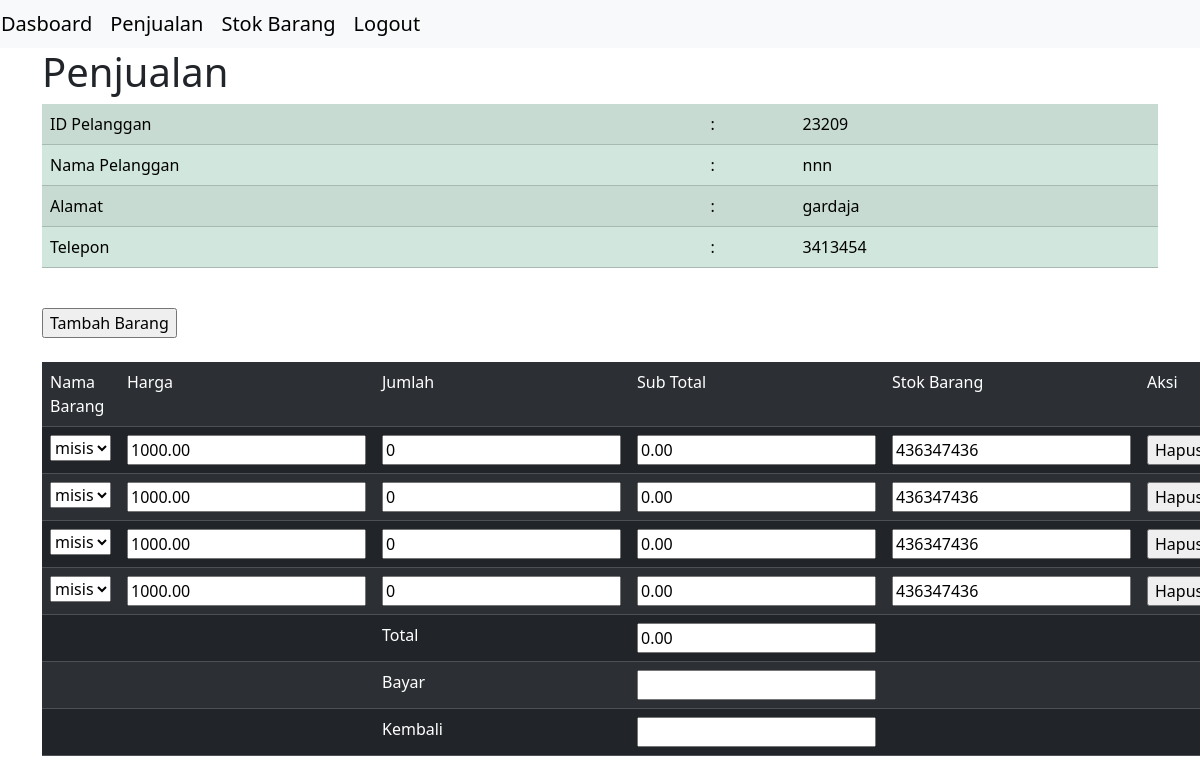
Page /ukk20/petugas/v_detail_penjualan.php?id_pelanggan=23209 (signed in) on the committed database.
### tables this page shows
CREATE TABLE `tb_penjualan` (
  `id_penjualan` int(11) NOT NULL,
  `tgl_penjualan` date NOT NULL,
  `total` decimal(10,2) NOT NULL,
  `id_pelanggan` int(11) NOT NULL,
  `id_login` int(11) NOT NULL
);

CREATE TABLE `tb_pelanggan` (
  `id_pelanggan` int(11) NOT NULL,
  `nama_pelanggan` varchar(50) NOT NULL,
  `alamat_pelanggan` text NOT NULL,
  `telepon_pelanggan` varchar(20) NOT NULL
);

CREATE TABLE `tb_detail_penjualan` (
  `id_detail_penjualan` int(11) NOT NULL,
  `id_penjualan` int(11) NOT NULL,
  `id_barang` int(11) NOT NULL,
  `jumlah_barang` int(11) NOT NULL,
  `sub_total` decimal(10,2) NOT NULL
);

CREATE TABLE `tb_barang` (
  `id_barang` int(11) NOT NULL,
  `nama_barang` varchar(255) NOT NULL,
  `stok_barang` int(11) NOT NULL,
  `harga_barang` decimal(10,2) NOT NULL
);

### ukk20/petugas/v_detail_penjualan.php (the view, shortened to what this page needs)
<!DOCTYPE html>
<html lang="en">
<head>
</head>
<body>
  <?php include "navbar.php" ?>
  <div class="container">
    <h1>Penjualan</h1>
    <?php
    include "../config.php";
    $id_pelanggan = $_GET['id_pelanggan'];
    $sql = mysqli_query($koneksi, "SELECT * FROM tb_pelanggan INNER JOIN tb_penjualan ON tb_pelanggan.id_pelanggan = tb_penjualan.id_pelanggan");
    foreach ($sql as $pelanggan) {
      if ($pelanggan['id_pelanggan'] == $id_pelanggan) {
    ?>
        <table class="table table-success table-striped">
          <tr>
            <td>ID Pelanggan</td>
            <td>:</td>
            <td><?= $pelanggan['id_pelanggan'] ?></td>
          </tr>
          <tr>
            <td>Nama Pelanggan</td>
            <td>:</td>
            <td><?= $pelanggan['nama_pelanggan'] ?></td>
          </tr>
          <tr>
            <td>Alamat</td>
            <td>:</td>
            <td><?= $pelanggan['alamat_pelanggan'] ?></td>
          </tr>
          <tr>
            <td>Telepon</td>
            <td>:</td>
            <td><?= $pelanggan['telepon_pelanggan'] ?></td>
          </tr>
        </table>
        <br>
        <form action="m_beli_barang.php" method="post">
          <input type="submit" value="Tambah Barang">
        </form>
        <br>
        <table class="table table-dark table-striped">
          <tr>
            <td>Nama Barang</td>
            <td>Harga</td>
            <td>Jumlah</td>
            <td>Sub Total</td>
            <td>Stok Barang</td>
            <td colspan="2">Aksi</td>
          </tr>
          <?php
          $data = mysqli_query($koneksi, "SELECT * FROM tb_detail_penjualan");
          $dataBarang = mysqli_query($koneksi, "SELECT * FROM tb_barang");
          foreach ($data as $detail) {
            if ($detail['id_penjualan'] == $pelanggan['id_penjualan']) {
              foreach ($dataBarang as $barang) {
                if ($barang['id_barang'] == $detail['id_barang']) {
                  $harga_barang =  $barang['harga_barang'];
                  $stok_barang = $barang['stok_barang'];
                }
              }
          ?>
              <tr>
                <td>
                  <form action="m_update_barang_detail.php" method="post">
                    <select name="id_barang" id="" onchange="this.form.submit()">
                      <?php
                      foreach ($dataBarang as $barang) {
                      ?> <option value="<?= $barang['id_barang'] ?>" <?php if ($barang['id_barang'] == $detail['id_barang']) echo "selected"; ?>><?= $barang['nama_barang'] ?></option>
                      <?php } ?>
                    </select>
                  </form>
                </td>
                <form action="m_hitung_sub_total.php" method="post">
                  <td>
                    <input type="text" name="harga_barang" id="" value="<?= $harga_barang ?>" readonly>
                  </td>
                  <td><input type="number" name="jumlah_barang" value="<?= $detail['jumlah_barang'] ?>" tabindex="1" onchange="this.form.submit()"></td>
                  <td>
                    <input type="text" name="sub_total" id="" value="<?= $detail['sub_total'] ?>" readonly>
                  </td>
                  <td>
                    <input type="text" name="stok_barang" value="<?= $stok_barang ?>" readonly>
                  </td>
                </form>
                <td>
                  <form action="m_hapus_detail_barang.php" method="post">
                    <input type="submit" value="Hapus">
                  </form>
                </td>
              </tr>
          <?php   }
          }
          ?>
          <form action="m_hitung_total.php" method="post">
            <tr>
              <?php
              $hitung = mysqli_query($koneksi, "SELECT SUM(sub_total) AS Total FROM tb_detail_penjualan WHERE id_penjualan='$pelanggan[id_penjualan]'");
              $total = mysqli_fetch_assoc($hitung);
              ?>
              <td colspan="2"></td>
              <td>Total</td>
              <td><input type="text" name="total" id="" value="<?= $total['Total'] ?>" readonly></td>
              <td colspan="2"></td>
            </tr>
            <tr>
              <td colspan="2"></td>
              <td>Bayar</td>
              <td><input type="number" name="bayar" id="bayar" onchange="this.form.submit()" tabindex="1"></td>
              <td colspan="2"></td>
            </tr>
            <tr>
              <td colspan="2"></td>
              <td>Kembali</td>
              <td><input type="number" name="kembali" id="" value="<?php if (isset($_GET['kembali'])) {
                                                                      echo    $kembali = $_GET['kembali'];
                                                                    } ?>" readonly></td>
              <td colspan="2"></td>
            </tr>
          </form>
        </table>
    <?php }
    } ?>
  </div>
</body>
</html>

### ukk20/petugas/navbar.php (shortened to what this page needs)
<!DOCTYPE html>
<html lang="en">
<head>
</head>
<body>
<link rel="stylesheet" href="../css/bootstrap.min.css">
  <table class="navbar navbar-expand-lg bg-light">
    <tr>
      <td><a href="index.php" class="navbar-brand" >Dasboard </a></td>
      <td><a href="v_penjualan.php" class="navbar-brand" >Penjualan </a></td>
      <td><a href="v_stok_barang.php" class="navbar-brand" >Stok Barang </a></td>
      <td><a href="logout.php" class="navbar-brand" >Logout </a></td>
    </tr>
  </table>
</body>
</html>

### rows in the picture
tb_penjualan: id_pelanggan "23209", id_pelanggan.nama_pelanggan "nnn", id_pelanggan.alamat_pelanggan "gardaja", id_pelanggan.telepon_pelanggan "3413454", total "0.00"
tb_detail_penjualan: id_barang "misis", harga_barang "1000.00", jumlah_barang "0", sub_total "0.00", stok_barang "436347436"
tb_detail_penjualan: id_barang "misis", harga_barang "1000.00", jumlah_barang "0", sub_total "0.00", stok_barang "436347436"
tb_detail_penjualan: id_barang "misis", harga_barang "1000.00", jumlah_barang "0", sub_total "0.00", stok_barang "436347436"
tb_detail_penjualan: id_barang "misis", harga_barang "1000.00", jumlah_barang "0", sub_total "0.00", stok_barang "436347436"
